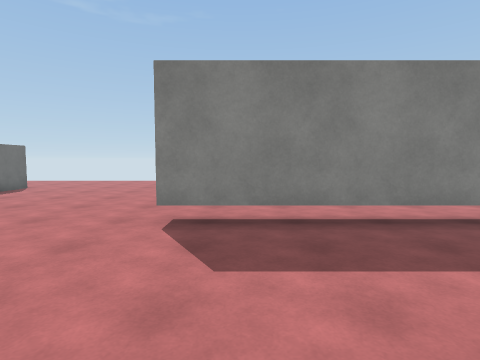
view 1 (above)

24 first-person views from a walk through a scene from a Unity 3-D project. The camera is 1.4 m above the floor, tilts 4° down and sees 80° across. The floor is counted in squares, 1 m on a side. Each view is taken from the middle of a square. On the plan, view 1 faces up. The plan holds only what a view shows up to about 14 squares ahead; the rest is blank. The place goes on beyond the plan. The player is left out. Surface patterns are stand-ins for the level's own textures.

view 2
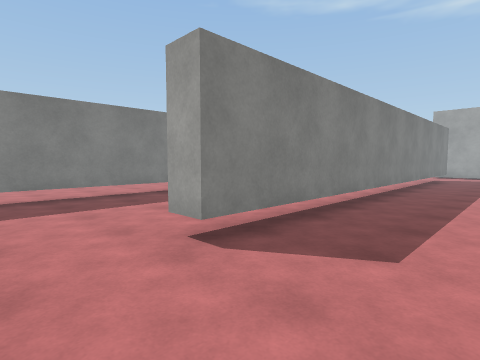

view 3
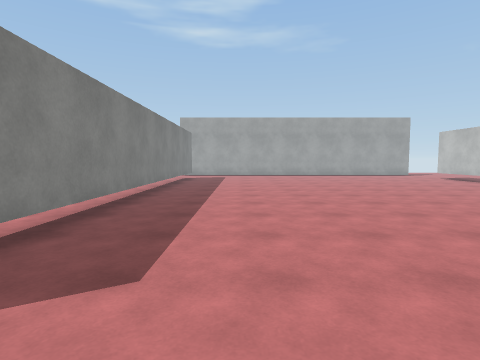

view 4
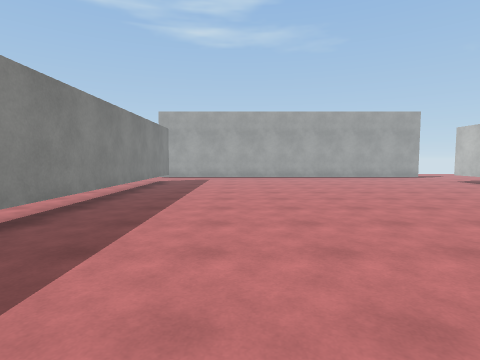

view 5
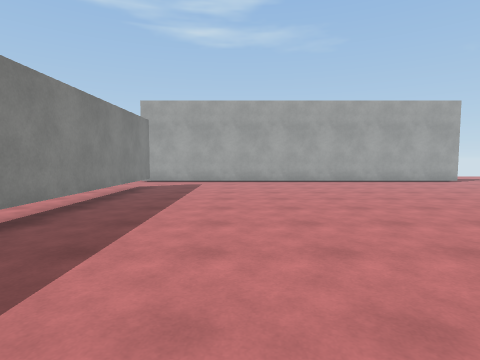

view 6
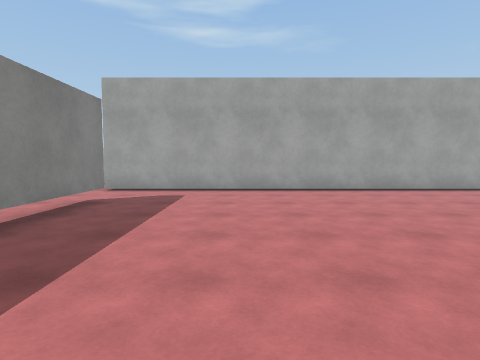

view 7
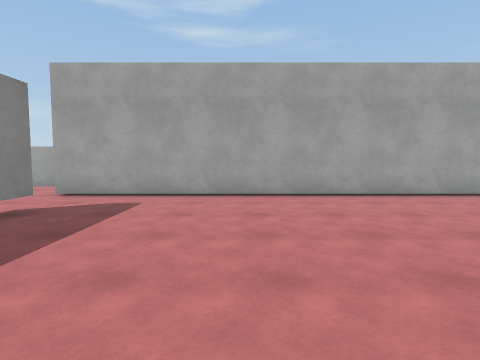

view 8
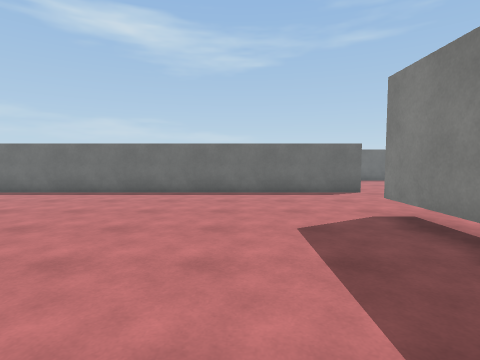

view 9
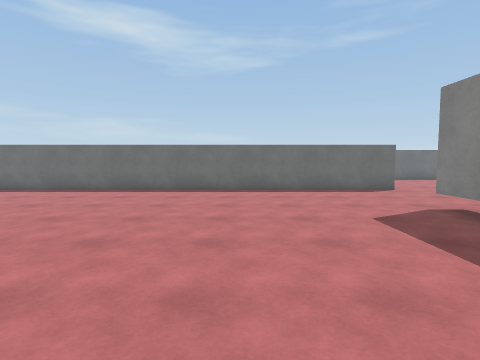

view 10
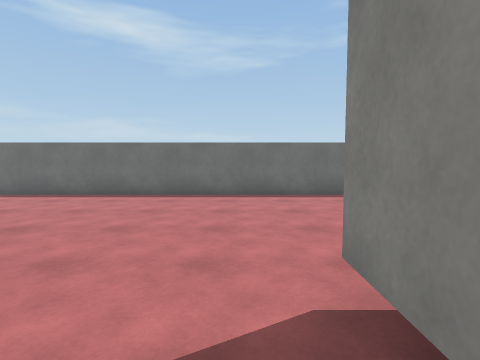

view 11
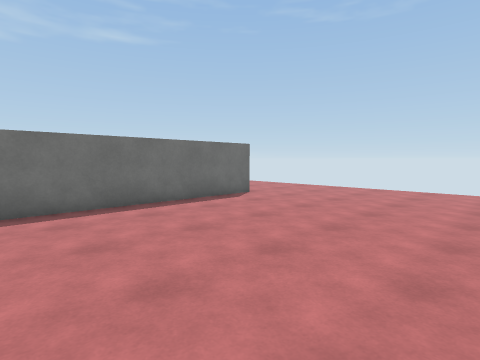

view 12
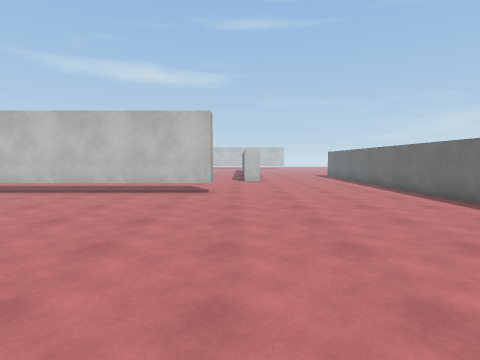

view 13
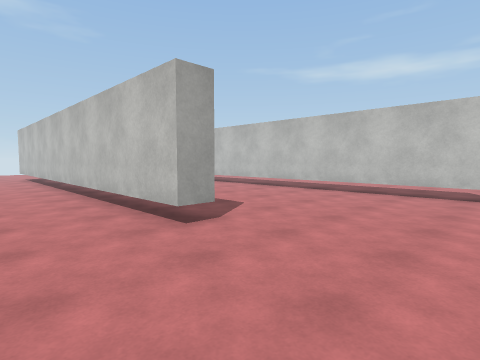

view 14
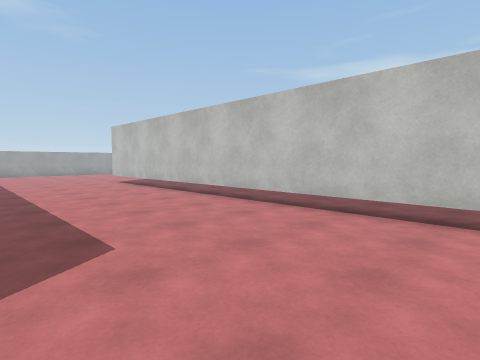

view 15
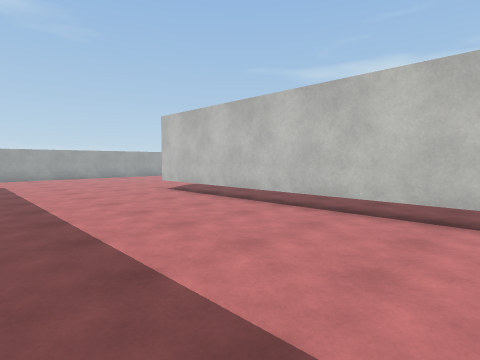

view 16
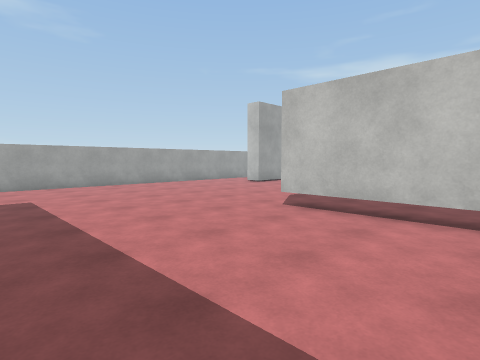

view 17
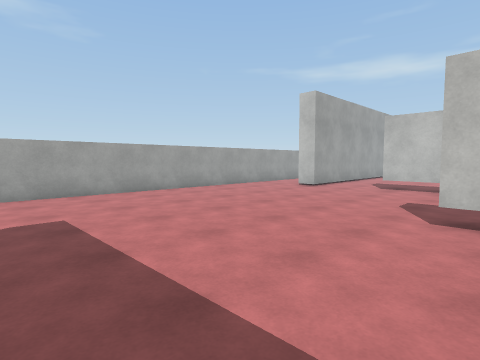

view 18
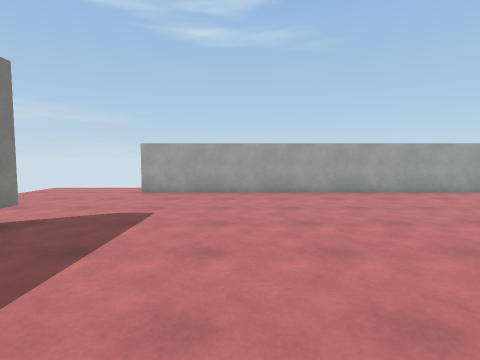

view 19
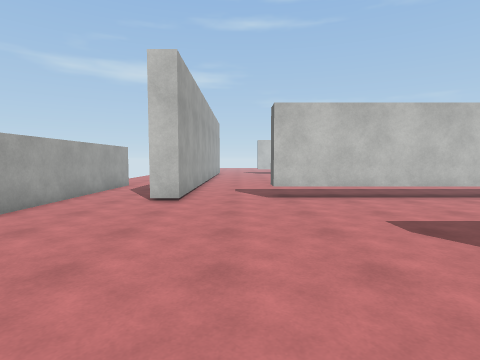

view 20
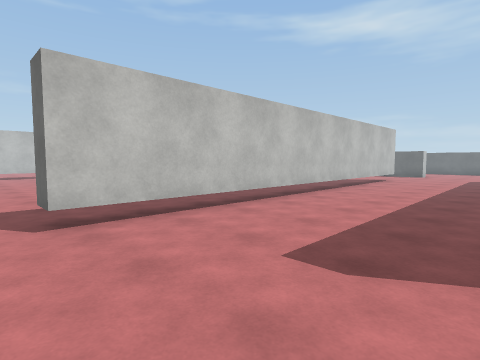

view 21
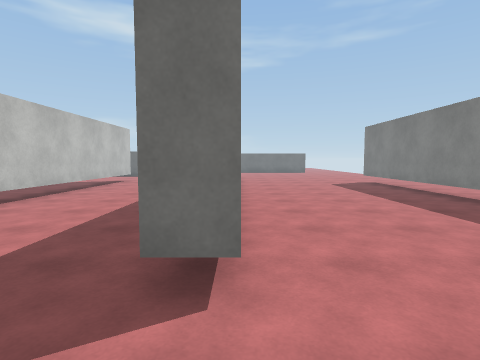

view 22
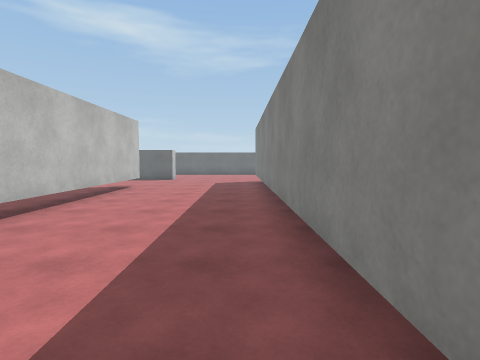

view 23
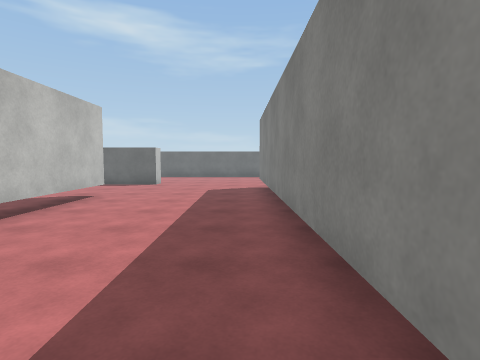

view 24
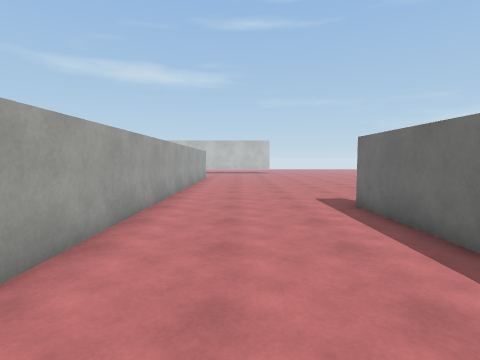

### Floor plan
Key: @ floor where view 1 was taken; # wall or solid block; . floor; T thing the floor can be seen under or through.
Columns run from 11 left of view 1 to 31 right of it. Each row starts with its distance up from view 1.
 19     ...... .....                        ...
 18    ...... ...............             .....
 17   .........................         .......
 16  .............#############        ........
 15 ..............#   ######          #........
 14 #........................ ..............#
 13 #.......................................#
 12 #.......................................#
 11 #.......................................#
 10 #.......................................#
  9 #.......................................#
  8 #.......................................#
  7 #........TTTTTTTTTTTTTTTTTTTTT..........#
  6 #........TTTTTTTTTTTTTTTTTTT T..........#
  5 #.......................................#
  4 #.......................................#
  3 #.......................................#
  2 #.......................................#
  1 #.......................................#
  0 #......##..@.TTTTTTTTTTTTTTTTTTTT...##..#
 -1 #......##....TTTTTTTTTTTTTTTTTTTT...# ..#
 -2 #......##...........................# ..#
 -3 #......##...........................# ..#
 -4 #......##...........................#  .#
 -5 #......##...........................#
 -6 #......##...........................#
 -7 .......##...........................#
 -8 .......##...........................#
 -9 .......##...........................#
-10 .......##...........................#
-11 .......##...........................#
-12         #........  .................#
-13         #......     ................#
-14         #.....        ..............#

Where each view was taken, in squares from view 1:
view 1: 0 up, 0 right, facing up
view 2: 5 down, 1 left, facing up-right
view 3: 5 down, 0 right, facing right
view 4: 6 down, 3 right, facing right
view 5: 6 down, 7 right, facing right
view 6: 6 down, 12 right, facing right
view 7: 7 down, 14 right, facing right
view 8: 5 down, 9 right, facing left
view 9: 7 down, 10 right, facing left
view 10: 5 up, 1 right, facing left
view 11: 5 up, 2 left, facing up-left
view 12: 19 up, 3 left, facing down
view 13: 19 up, 2 left, facing down-right
view 14: 14 up, 0 right, facing down-right
view 15: 14 up, 6 right, facing down-right
view 16: 14 up, 13 right, facing down-right
view 17: 14 up, 17 right, facing down-right
view 18: 10 up, 17 right, facing right
view 19: 10 up, 23 right, facing down
view 20: 6 up, 23 right, facing down-left
view 21: 7 up, 21 right, facing left
view 22: 5 up, 17 right, facing left
view 23: 5 up, 13 right, facing left
view 24: 3 up, 7 left, facing down
